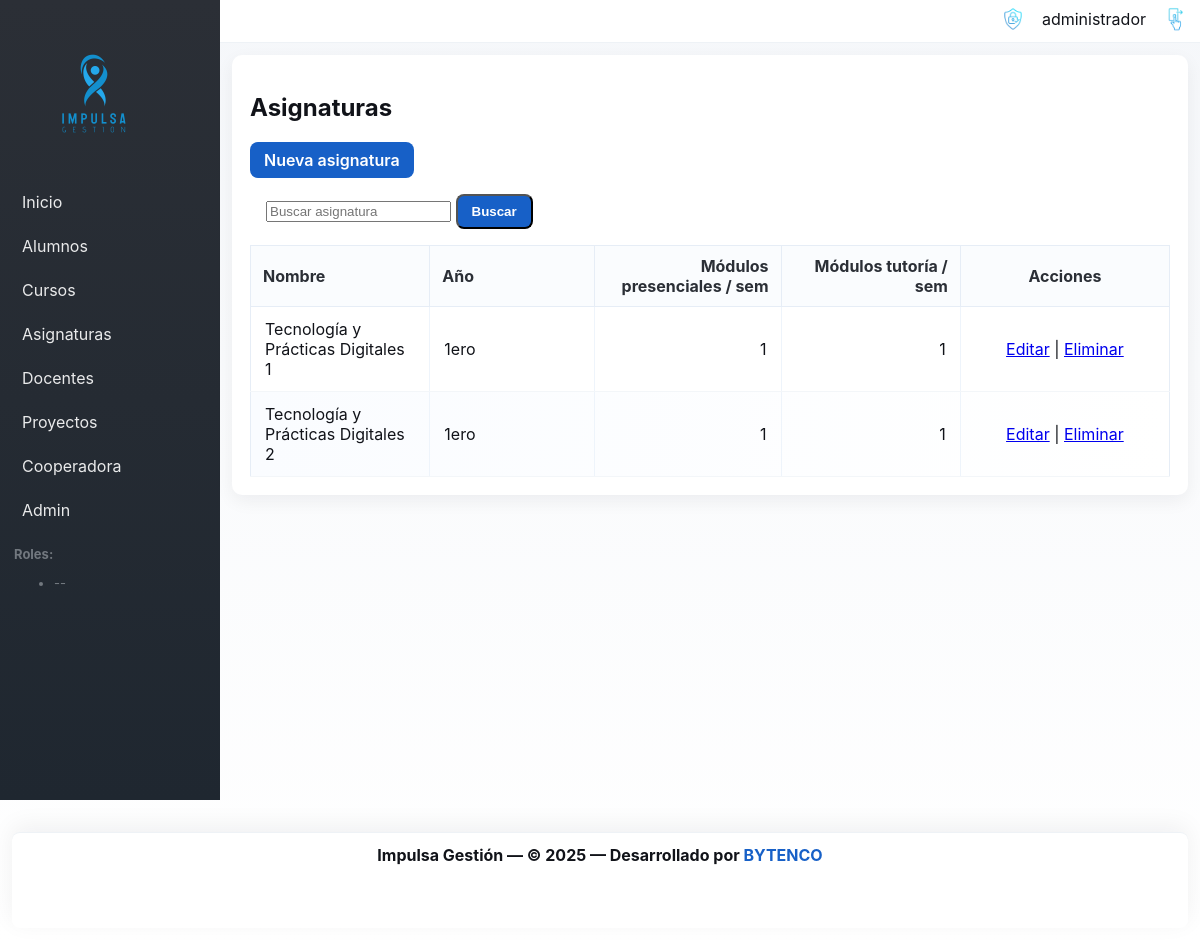
/subjects/ (signed in), run on the app's committed database.
### subjects/models.py (models this page shows, shortened)
class Subject(models.Model):
    name = models.CharField('nombre', max_length=200, unique=True)
    weekly_hours_presential = models.PositiveIntegerField('módulos semanales presenciales', default=0)
    weekly_hours_tutoring = models.PositiveIntegerField('módulos semanales de tutoría', null=True, blank=True)
    GRADE_1 = '1'
    GRADE_2 = '2'
    GRADE_3 = '3'
    GRADE_CHOICES = [
        (GRADE_1, '1ero'),
        (GRADE_2, '2do'),
        (GRADE_3, '3ro'),
    ]
    grade = models.CharField('año', max_length=2, choices=GRADE_CHOICES, default=GRADE_1)
    class Meta:
        verbose_name = 'Asignatura'
        verbose_name_plural = 'Asignaturas'

### subjects/views.py (the view)
# urls.py: path('', views.SubjectListView.as_view(), name='list'),
class SubjectListView(LoginRequiredMixin, PermissionRequiredMixin, ListView):
    model = Subject
    template_name = 'subjects/subject_list.html'
    context_object_name = 'subjects'
    permission_required = 'subjects.view_subject'
    paginate_by = 20
    def get_queryset(self):
        qs = super().get_queryset().order_by('name')
        q = self.request.GET.get('q')
        if q:
            qs = qs.filter(name__icontains=q)
        return qs

### templates/subjects/subject_list.html (shortened to what this page needs)
{% extends 'base.html' %}
{% block content %}
  <h2>Asignaturas</h2>
  <p>
    <a class="btn" href="{% url 'subjects:create' %}">Nueva asignatura</a>
    <form method="get" class="inline-search" style="display:inline-block; margin-left:1rem;">
      <input type="search" name="q" placeholder="Buscar asignatura" value="{{ request.GET.q|default_if_none:'' }}" />
      <button class="btn" type="submit">Buscar</button>
    </form>
  </p>
  {% if subjects %}
    <table class="table">
      <thead>
        <tr>
          <th>Nombre</th>
          <th>Año</th>
          <th>Módulos presenciales / sem</th>
          <th>Módulos tutoría / sem</th>
          <th>Acciones</th>
        </tr>
      </thead>
      <tbody>
        {% for s in subjects %}
          <tr>
            <td>{{ s.name }}</td>
            <td>{{ s.get_grade_display }}</td>
            <td>{{ s.weekly_hours_presential }}</td>
            <td>{{ s.weekly_hours_tutoring|default:'-' }}</td>
            <td>
              <a href="{% url 'subjects:update' s.pk %}">Editar</a>
              |
              <a href="{% url 'subjects:delete' s.pk %}">Eliminar</a>
            </td>
          </tr>
        {% endfor %}
      </tbody>
    </table>
  {% else %}
    <p>No hay asignaturas cargadas.</p>
  {% endif %}
{% endblock %}

### templates/base.html (shortened to what this page needs)
{% load static %}
<!doctype html>
<html lang="es">
  <head>
  <link rel="stylesheet" href="{% static 'css/site.css' %}?v=2">
  </head>
  <body>
    <div class="layout">
  <aside class="sidebar" id="site-sidebar" aria-hidden="true">
        <div class="sidebar-brand">
          <a href="/"><img src="{% static 'FullLogo_Transparent.png' %}" alt="Impulsa"/></a>
        </div>
        <nav class="sidebar-nav">
          <a href="/">Inicio</a>
          {% if user.is_authenticated and user.is_superuser or user.is_authenticated and 'students.view_student' in user_perms %}
            <a href="/students/">Alumnos</a>
          {% endif %}
          {% if user.is_authenticated and user.is_superuser or user.is_authenticated and 'courses.view_course' in user_perms %}
            <a href="/courses/">Cursos</a>
          {% endif %}
          {% if user.is_authenticated and user.is_superuser or user.is_authenticated and 'subjects.view_subject' in user_perms %}
            <a href="/subjects/">Asignaturas</a>
          {% endif %}
          {% if user.is_authenticated and user.is_superuser or user.is_authenticated and 'teachers.view_teacher' in user_perms %}
            <a href="/teachers/">Docentes</a>
          {% endif %}
          {% if user.is_authenticated and user.is_superuser or user.is_authenticated and 'projects.view_project' in user_perms %}
            <a href="/projects/">Proyectos</a>
          {% endif %}
          {% if user.is_authenticated and user.is_superuser or user.is_authenticated and 'cooperadora.view_transaction' in user_perms %}
            <a href="/cooperadora/">Cooperadora</a>
          {% endif %}
          {% if user.is_superuser %}
            <a href="/admin/">Admin</a>
          {% endif %}
        </nav>
        <div class="sidebar-roles">
          {% if user.is_authenticated %}
            <strong>Roles:</strong>
            <ul>
              {% for r in user_roles %}<li>{{ r }}</li>{% empty %}<li>--</li>{% endfor %}
            </ul>
          {% endif %}
        </div>
      </aside>
      <div class="main-area">
        <header class="topbar">
          <div class="container topbar-inner">
            <div class="top-actions">
              <div class="user-menu">
                  {% if user.is_authenticated %}
                    <div class="user-auth">
                      <img src="{% static 'Acceso_garantizado.png' %}" alt="Acceso garantizado" class="accesso-icon" aria-hidden="true"/>
                      <span class="user-name">{{ user.username }}</span>
                      <a href="{% url 'core:logout' %}" title="Salir" class="logout-link">
                        <img src="{% static 'Salir.png' %}" alt="Salir" class="logout-icon" />
                      </a>
                    </div>
                  {% else %}
                    <a href="{% url 'core:login' %}" title="Ingresar">
                      <img src="{% static 'Accesso.png' %}" alt="Ingresar" class="login-icon" />
                    </a>
                  {% endif %}
                </div>
            </div>
          </div>
        </header>
        <main class="container content-area">
          {% block content %}{% endblock %}
        </main>
      </div>
    </div>
    <footer class="site-footer">
      <div class="container">
        <p>
          Impulsa Gestión — &copy; 2025 — Desarrollado por
          <a href="https://www.bytenco.com.ar" target="_blank" rel="noopener noreferrer" class="bytenco-credit">
            BYTENCO
          </a>
        </p>
      </div>
    </footer>
  </body>
</html>

### static/css/site.css (style rules this page uses)
:root { --gray-900:#111319; --gray-700:#2b2f36; --gray-500:#72787f; --blue-800:#0b3d91; --blue-600:#1760c7; --sky-400:#56c3ff; --accent:#56c3ff; --muted:#f5f7fa; }
* { box-sizing:border-box }
body { margin:0; font-family: Inter, system-ui, -apple-system, "Segoe UI", Roboto, "Helvetica Neue", Arial; background: linear-gradient(180deg,var(--muted),#ffffff); color:var(--gray-900); padding-bottom:140px; }
.container { max-width:1100px; margin:0 auto; padding:20px; }
.layout { display:flex;min-height:100vh }
.sidebar { width:220px; background:linear-gradient(180deg,var(--gray-700), #1f2730); color:white; padding:18px 14px; }
.sidebar-brand { padding:12px 0;display:flex;align-items:center;gap:8px }
.sidebar-brand img { height:128px;display:block }
.sidebar-nav { display:flex;flex-direction:column;gap:8px;margin-top:14px }
.sidebar-nav a { color:rgba(255,255,255,0.9);text-decoration:none;padding:8px;border-radius:6px }
.sidebar-roles { margin-top:18px;font-size:13px;color:var(--gray-500) }
.main-area { flex:1;display:flex;flex-direction:column }
.topbar { background:white;border-bottom:1px solid #eef2f6;position:sticky;top:0;z-index:1200 }
.topbar .container { padding-left:12px;padding-right:12px;padding-top:6px;padding-bottom:6px }
.topbar-inner { display:flex;align-items:center;justify-content:space-between;padding:0 }
.top-actions { display:flex;gap:12px;align-items:center }
.user-menu a { display:inline-flex;align-items:center;gap:8px }
.accesso-icon { height:26px;vertical-align:middle;margin-right:8px }
.logout-icon { height:26px;vertical-align:middle;margin-left:8px;filter:brightness(0.9) }
.user-auth { display:inline-flex;align-items:center;gap:8px }
.notif-icon, .login-icon, .bytenco-logo, .accesso-icon, .logout-icon { transition: transform .12s ease, filter .12s ease, opacity .12s ease; will-change: transform, filter, opacity; }
.content-area { background:white;margin:12px;border-radius:10px;padding:18px;box-shadow:0 6px 18px rgba(16,24,40,0.06) }
.site-footer { margin-top:12px; padding:14px 0; text-align:center; color:var(--gray-700); background:white; position:fixed; left:12px;right:12px;bottom:12px; height:96px; border-top:1px solid #eef2f6; z-index:9999; padding:12px 20px; border-radius:8px; box-shadow:0 -6px 24px rgba(16,24,40,0.06); }
.site-footer .container { display:flex;align-items:center;justify-content:center;gap:10px;padding:0 }
.site-footer p { margin:0;color:var(--gray-900);font-weight:700;font-size:16px;white-space:normal }
.site-footer a.bytenco-credit { display:inline-flex;align-items:center;gap:8px;color:var(--blue-600);text-decoration:none }
.bytenco-credit { color:var(--gray-500);text-decoration:none }
h1,h2 { color:var(--gray-900) }
.table { width:100%;border-collapse:collapse;margin-top:12px;border:1px solid #e6edf6;background:white }
.table thead th { background:#fafcfe;color:var(--gray-700);font-weight:700;padding:10px 12px;border-bottom:1px solid #e6edf6;border-right:1px solid #e6edf6;text-align:left }
.table thead th:last-child { border-right:0 }
.table tbody td { padding:12px 14px;border-bottom:1px solid #f3f6f9;border-right:1px solid #eef4fb;vertical-align:middle }
.table tbody td:last-child { border-right:0 }
.table th:first-child, .table td:first-child { width:120px }
.table th:nth-child(2), .table td:nth-child(2) { width:110px }
.table th:nth-child(3), .table td:nth-child(3), .table th:nth-child(4), .table td:nth-child(4) { width:120px;text-align:right }
.table th:last-child, .table td:last-child { width:140px;text-align:center }
.table td:nth-child(5) { white-space:normal;max-width:60ch;overflow:hidden;text-overflow:ellipsis }
.table tbody tr:nth-child(even) { background:linear-gradient(90deg, rgba(245,249,255,0.5), rgba(255,255,255,0.5)) }
.btn { display:inline-block; padding:8px 14px; border-radius:8px; background:var(--blue-600); color:white; text-decoration:none; font-weight:600; }

### data on the page
Subject: name "Tecnología y Prácticas Digitales 1", grade "1ero", weekly_hours_presential "1", weekly_hours_tutoring "1"
Subject: name "Tecnología y Prácticas Digitales 2", grade "1ero", weekly_hours_presential "1", weekly_hours_tutoring "1"

### other printed values
{{ user.username }} "administrador"
